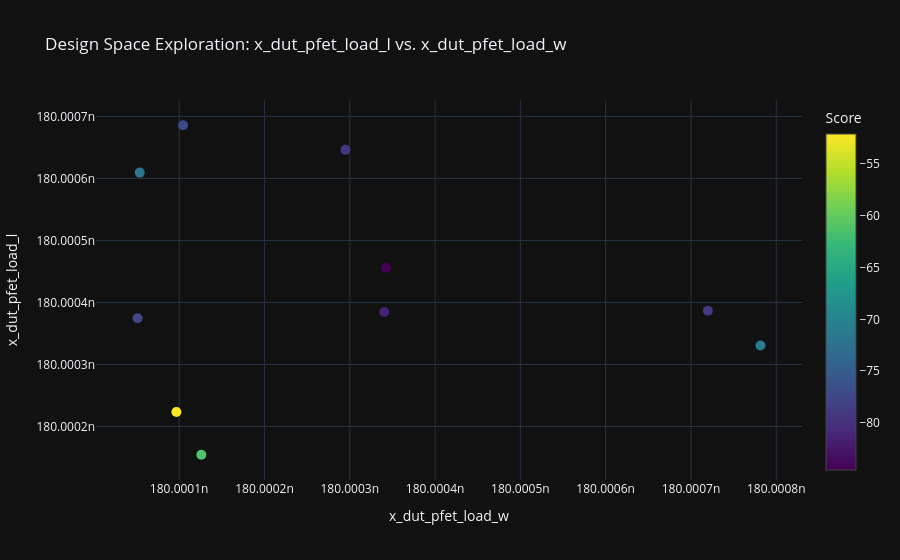
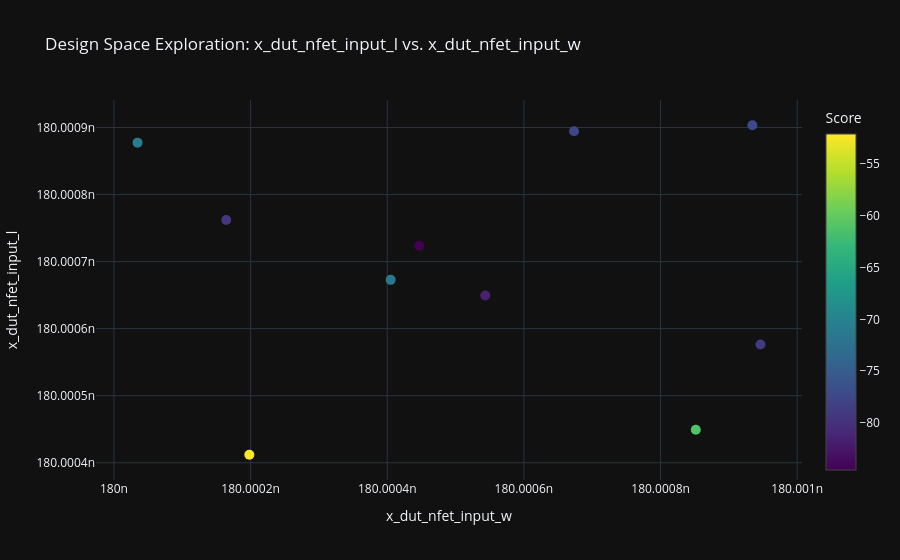

The notebook cell these images were saved under, in order:
### Markdown cell above
### (4) Design Space Exploration

### Code cell
circuit_optimizer.plot_design_space_exploration(param_x="x_dut_pfet_load_w", param_y="x_dut_pfet_load_l", show=True)
circuit_optimizer.plot_design_space_exploration(param_x="x_dut_nfet_input_w", param_y="x_dut_nfet_input_l", show=True)
circuit_optimizer.plot_design_space_exploration(param_x="x_dut_nfet_mirror_w", param_y="x_dut_nfet_mirror_l", show=True)

### Figure 1 — Plotly figure (JSON) as saved in the notebook; plotly's stock layout.template omitted (floating-point values rounded to 4 significant figures)
{"data": [{"marker": {"color": [-70.93, -61.21, -84.57, -52.07, -81.57, -71.59, -79.39, -77.33, -77.52, -78.85], "colorbar": {"title": {"text": "Score"}}, "colorscale": [[0, "#440154"], [0.1111, "#482878"], [0.2222, "#3e4989"], [0.3333, "#31688e"], [0.4444, "#26828e"], [0.5556, "#1f9e89"], [0.6667, "#35b779"], [0.7778, "#6ece58"], [0.8889, "#b5de2b"], [1, "#fde725"]], "showscale": true, "size": 10}, "mode": "markers", "name": "Design Space Exploration", "type": "scatter", "x": [1.8e-07, 1.8e-07, 1.8e-07, 1.8e-07, 1.8e-07, 1.8e-07, 1.8e-07, 1.8e-07, 1.8e-07, 1.8e-07], "y": [1.8e-07, 1.8e-07, 1.8e-07, 1.8e-07, 1.8e-07, 1.8e-07, 1.8e-07, 1.8e-07, 1.8e-07, 1.8e-07]}], "layout": {"showlegend": false, "title": {"text": "Design Space Exploration: x_dut_pfet_load_l vs. x_dut_pfet_load_w"}, "xaxis": {"title": {"text": "x_dut_pfet_load_w"}}, "yaxis": {"title": {"text": "x_dut_pfet_load_l"}}}}

### Figure 2 — Plotly figure (JSON) as saved in the notebook; plotly's stock layout.template omitted (floating-point values rounded to 4 significant figures)
{"data": [{"marker": {"color": [-70.93, -61.21, -84.57, -52.07, -81.57, -71.59, -79.39, -77.33, -77.52, -78.85], "colorbar": {"title": {"text": "Score"}}, "colorscale": [[0, "#440154"], [0.1111, "#482878"], [0.2222, "#3e4989"], [0.3333, "#31688e"], [0.4444, "#26828e"], [0.5556, "#1f9e89"], [0.6667, "#35b779"], [0.7778, "#6ece58"], [0.8889, "#b5de2b"], [1, "#fde725"]], "showscale": true, "size": 10}, "mode": "markers", "name": "Design Space Exploration", "type": "scatter", "x": [1.8e-07, 1.8e-07, 1.8e-07, 1.8e-07, 1.8e-07, 1.8e-07, 1.8e-07, 1.8e-07, 1.8e-07, 1.8e-07], "y": [1.8e-07, 1.8e-07, 1.8e-07, 1.8e-07, 1.8e-07, 1.8e-07, 1.8e-07, 1.8e-07, 1.8e-07, 1.8e-07]}], "layout": {"showlegend": false, "title": {"text": "Design Space Exploration: x_dut_nfet_input_l vs. x_dut_nfet_input_w"}, "xaxis": {"title": {"text": "x_dut_nfet_input_w"}}, "yaxis": {"title": {"text": "x_dut_nfet_input_l"}}}}
